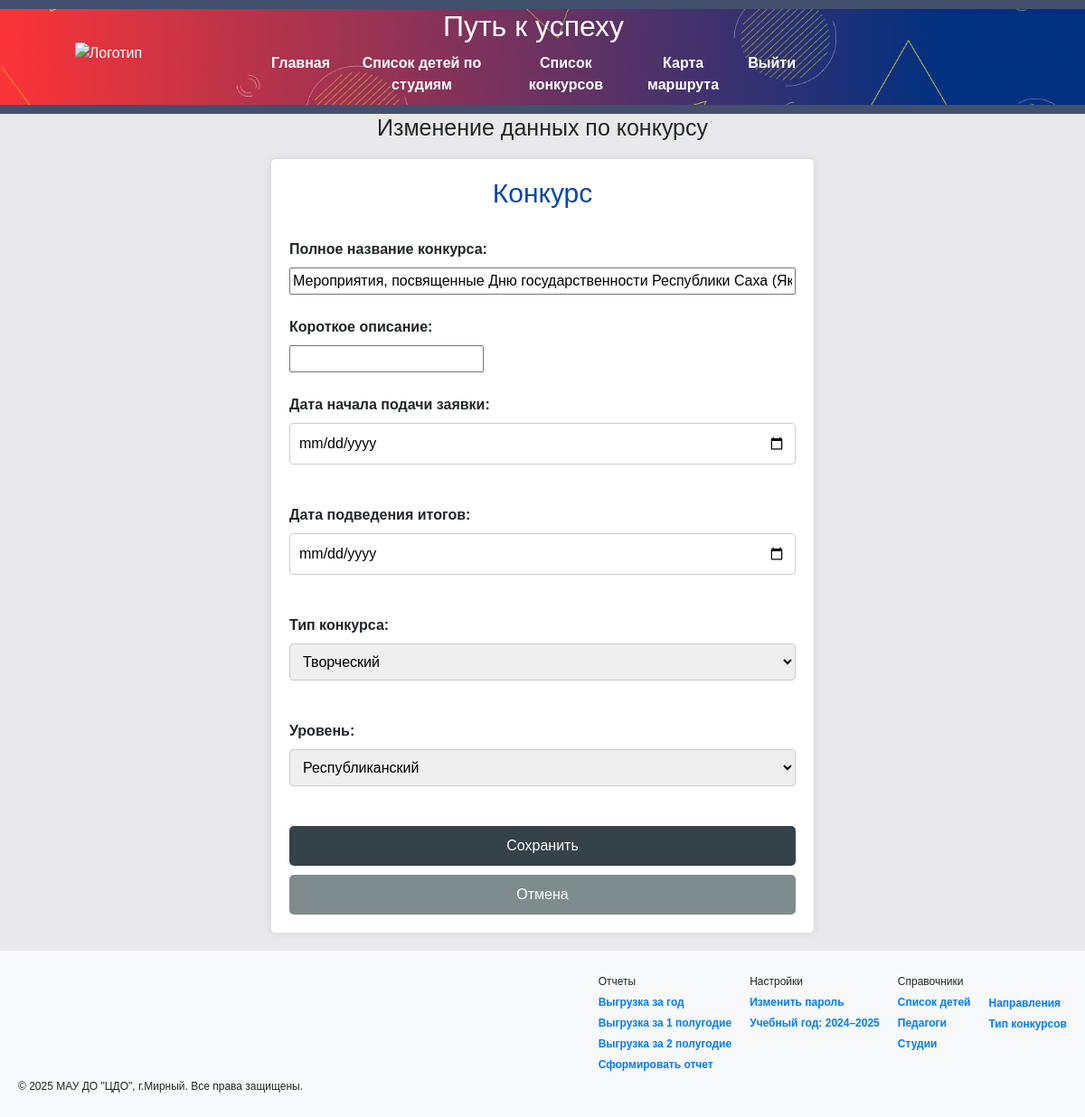
/edit_event_inevent/1 (signed in), run on an earlier commit of the app's database.
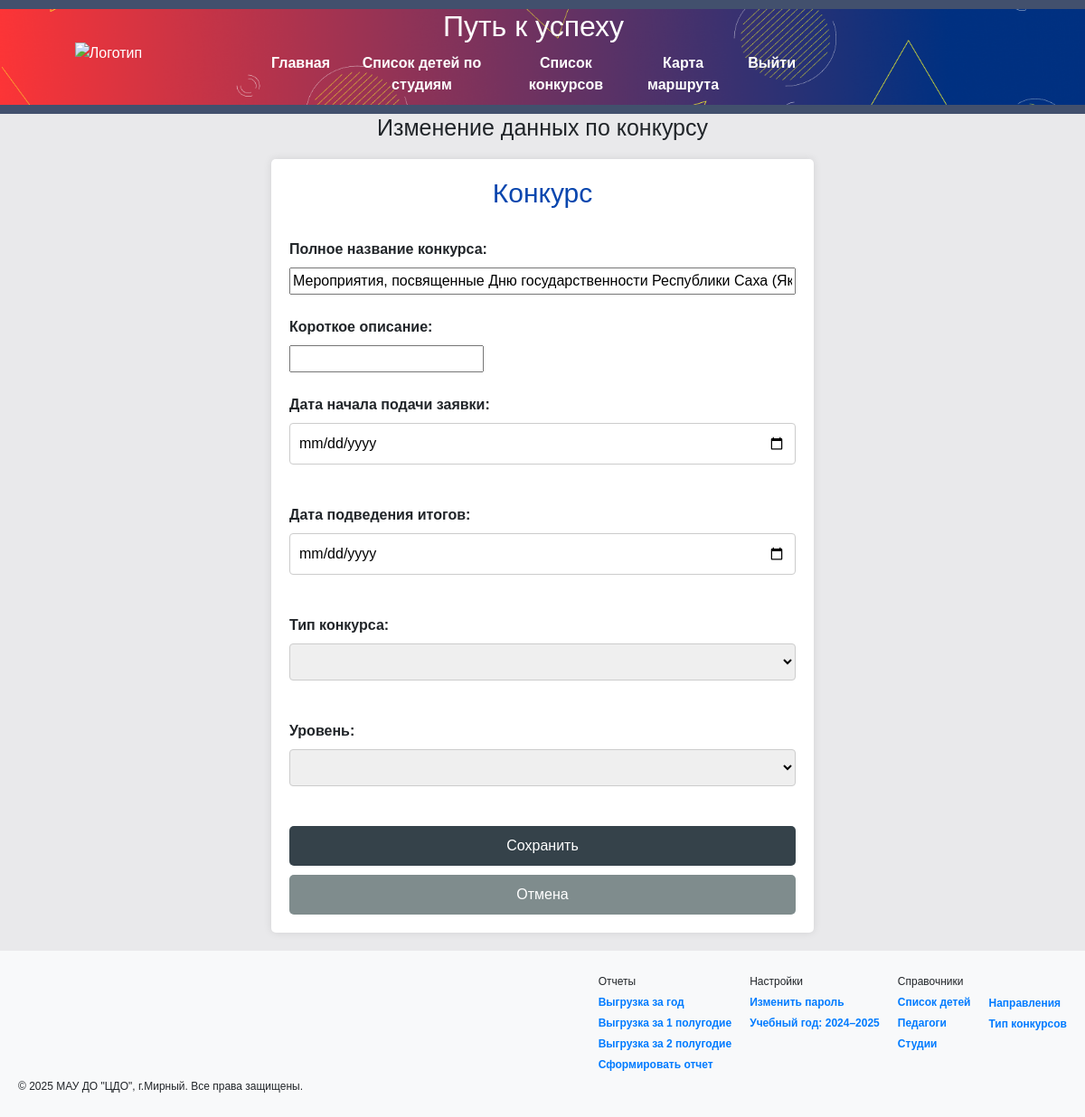
And on a later commit of the database.
### tables this page shows
CREATE TABLE events_table (
        id INTEGER PRIMARY KEY AUTOINCREMENT,
        name TEXT NOT NULL,
        opisanie TEXT,
        srok_podachi_date DATE,
        result_date DATE,
        level TEXT,
        type_event_id INTEGER,
        FOREIGN KEY (type_event_id) REFERENCES event_type(id)
    );

CREATE TABLE event_type (
        id INTEGER PRIMARY KEY AUTOINCREMENT,
        name TEXT NOT NULL UNIQUE
    );

### flask_app.py (the view)
@app.route('/edit_event_inevent/<int:id_event>', methods=['GET', 'POST'])
def edit_event_inevent(id_event):
    ev = get_events_by_id(id_event)
    event_types = get_event_types()
    if request.method == 'POST':
        edit_in_events(request, id_event)
        return redirect(url_for('events'))
    else:
        return render_template('edit_event_in_event.html', event=ev, levels=levels, event_types=event_types)

### flask_app.py (called while the page is built)
@app.before_request
def before_request():
    if 'username' not in session and request.endpoint not in ['login', 'static']:
        return redirect(url_for('login'))
    if 'username' in session and request.endpoint not in ['login', 'static']:
        username = session['username']
        year_1, year_2 = get_user_year_settings(username)
        session['year_1'] = year_1
        session['year_2'] = year_2
        session.modified = True

### sql_utils/crud_db.py (called while the page is built)
def get_user_year_settings(username):
    try:
        conn = get_db_connection()
        cursor = conn.cursor()
        cursor.execute("""
             SELECT year_1, year_2 FROM user_settings
             WHERE user=?
             ORDER BY id DESC
             LIMIT 1
         """, (username,))
        result = cursor.fetchone()
        if result:
            return result[0], result[1]
        return 2024, 2025  # значения по умолчанию
    except Exception as e:
        flash(f'Ошибка получения настроек пользователя: {e}', 'error')
        return 2024, 2025
    finally:
        conn.close()

### sql_utils/db_helpers.py (called while the page is built)
def get_db_connection():
    conn = sqlite3.connect('date_source.db')
    conn.row_factory = sqlite3.Row
    return conn

### templates/edit_event_in_event.html (shortened to what this page needs)
{% extends 'base.html' %}
{% block content %}
    <h3 style="text-align: center; font-size: 25px">Изменение данных по конкурсу</h3>
    <form class="form" method="POST">
        <h2>Конкурс</h2>
        <br>
        <label name="name">Полное название конкурса:</label>
        <input type="string" id="name" name="name" value="{{ event['name'] }}" required style="width: 100%;">
        <br><br>
        <label for="opisanie">Короткое описание:</label>
        <input type="string" id="opisanie" name="opisanie" value="{{ event['opisanie'] }}" required>
        <br><br>
        <label for="srok_podachi_date">Дата начала подачи заявки:</label>
        <input type="date" id="srok_podachi_date" name="srok_podachi_date" value="{{ event['srok_podachi_date'] }}">
        <br><br>
        <label for="result_date">Дата подведения итогов:</label>
        <input type="date" id="result_date" name="result_date" value="{{ event['result_date'] }}">
        <br><br>
        <label for="type_event_id">Тип конкурса:</label>
        <select id="type_event_id" name="type_event_id" required>
            {% for et in event_types %}
                <option value="{{ et.id }}" {% if et.id == event['type_event_id'] %}selected{% endif %}>
                    {{ et.name }}
                </option>
            {% endfor %}
        </select>
        <br><br>
        <label for="level">Уровень:</label>
        <select id="level" name="level" required>
            {% for level in levels %}
                <option value="{{ level }}" {% if level == event['level'] %}selected{% endif %}>
                    {{ level }}
                </option>
            {% endfor %}
        </select>
        <br><br>
        <input type="submit" value="Сохранить">
        <button type="button" class="cancel-button" onclick="history.back();">Отмена</button>
        <br>
    </form>
{% endblock %}

What changed in the data, as far as the page shows it:
changed events_table "Мероприятия, посвященные Дню государственности Республики Саха (Якутия)": type_event_id "Творческий" → (not shown); level "Республиканский" → (not shown)
